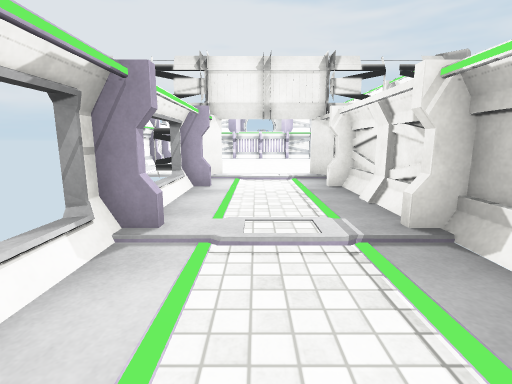
View 1 (above)

12 first-person views from a walk through a 3-D level made in the Unity game engine. The camera is 1.2 m above the floor, tilts 10° down and sees 85° across. The floor is counted in squares, 1 m on a side. Each view is taken from the middle of a square. On the plan, view 1 faces up. The plan holds only what a view shows up to about 13 squares ahead; the rest is blank. The place goes on beyond the plan. The player is left out. Door leaves are left out, so doorways stand open. Surface patterns are stand-ins for the level's own textures.

View 2
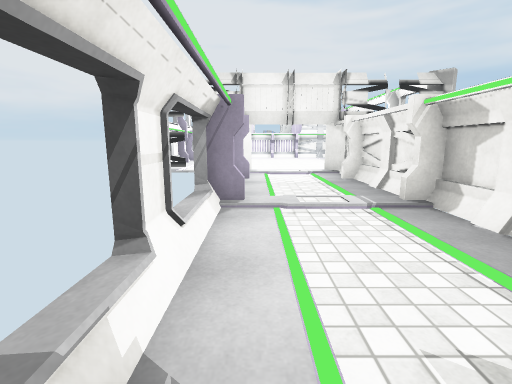

View 3
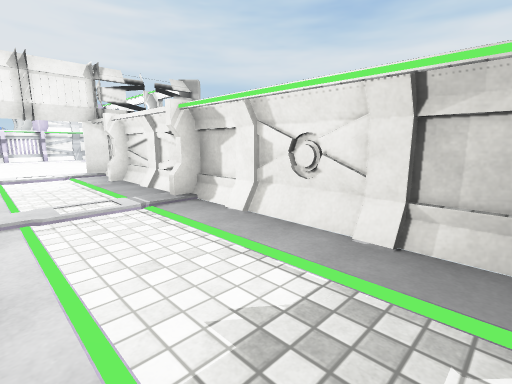

View 4
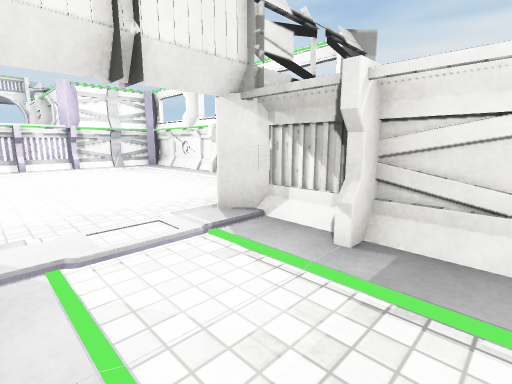

View 5
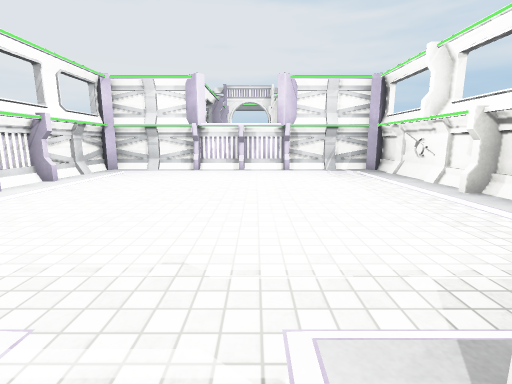

View 6
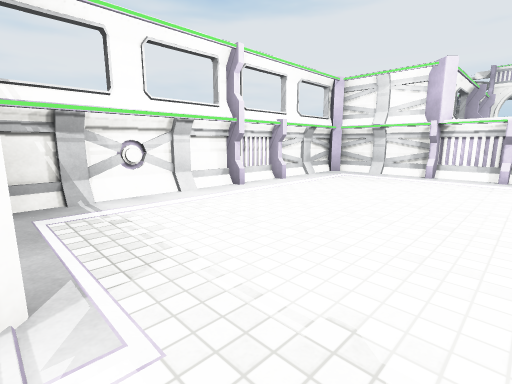

View 7
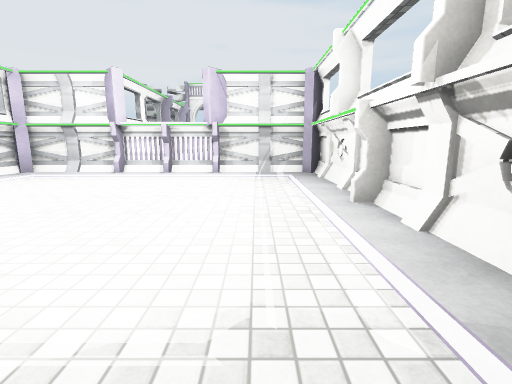

View 8
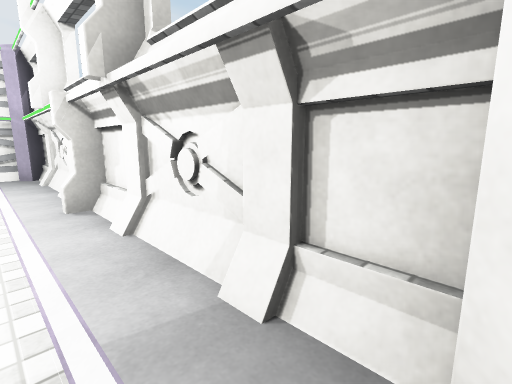

View 9
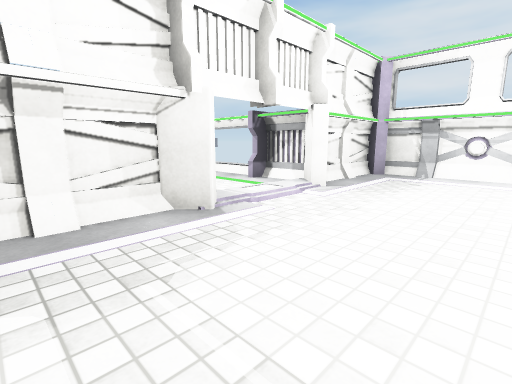

View 10
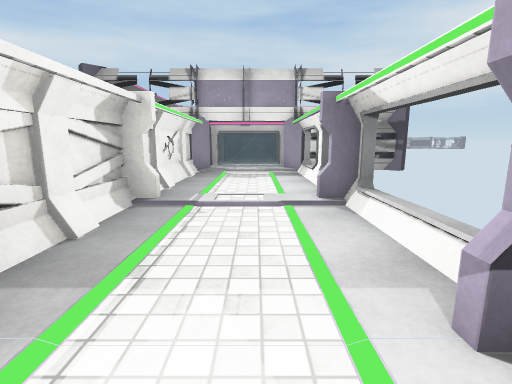

View 11
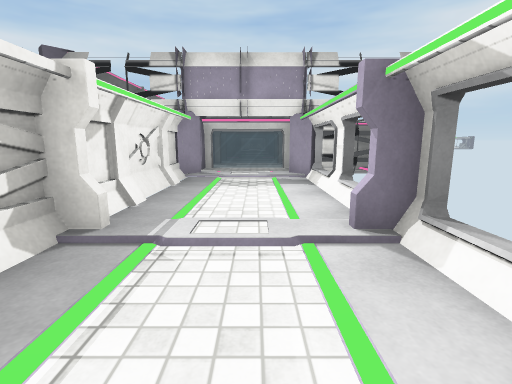

View 12
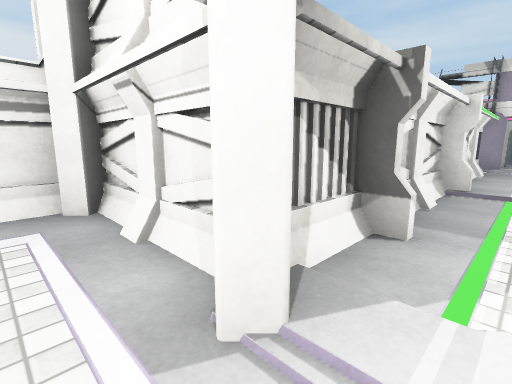

### Floor plan
Points are (right, up) in squares from view 1. A wall is a line through its corners. A room is listed if a view was taken in it or the views show most of it. See-through windows are left out.
Room 1 (views 1, 2, 3, 4, 5, 10, 11)
walls: (-1.1, 3.4) (-1.8, 3.4) (-1.8, -2.2) (-1.2, -2.8); (1.9, 3.6) (2.4, 3.6) (2.4, 4.5); (2.6, 3.6) (2.6, 9.1) (1.9, 9.8); (2.4, 5.3) (2.4, 5.8); (2.4, 1.5) (2.4, 2); (-1.1, 7.4) (-1.8, 7.4) (-1.8, 3.6) (-1.2, 3.6); (1.9, 7.6) (2.6, 7.6); (2.6, 7.4) (1.9, 7.4); (2.4, 0.3) (2.4, 0.8); (2.7, 8.2) (2.4, 8.7); (2.5, -0.6) (2.7, 0.5) (2.5, 1.6); (-1.7, 9) (-1.9, 8.6); (2.4, -1) (2.4, -0.5); (-1.2, 9.9) (-1.8, 9.2) (-1.8, 7.6) (-1.2, 7.6); (1.9, -2.8) (2.6, -2) (2.6, 3.4) (1.9, 3.4)
low walls: (2.6, -0.5) (2.4, 0.2)
ways out: opening at (1, 10) to room 2; gap at (-1, 10) to room 2
Room 2 (views 6, 7, 8, 9, 12)
walls: (-5.2, 15.6) (-5.8, 15.6) (-5.8, 10); (-5.2, 17.6) (-5.8, 17.6) (-5.8, 16.1); (-5.6, 17.4) (-5.9, 16.7); (-0.7, 21.8) (-1.2, 22); (-5.6, 14.2) (-5.6, 13.6); (1.7, 21.7) (1.2, 21.9) (0.7, 21.7); (-1.5, 10.2) (-1.2, 9.9); (0.2, 22) (-0.3, 21.8); (0.5, 22) (0.5, 21.3); (-1.7, 21.9) (-5.8, 21.9) (-5.8, 18.1); (2.2, 10.2) (2.8, 9.5) (6.2, 9.5); (-3.4, 21.5) (-3.9, 21.5); (6.5, 17.1) (6.5, 17.8); (6.6, 16.4) (6.6, 21.6); (-5.6, 20) (-5.6, 19.4); (6.5, 13.6) (6.5, 14.3); (-5.6, 11.7) (-5.6, 11.1); (4.6, 21.5) (4.1, 21.5); (6.5, 12.5) (6.5, 13); (6.7, 12.9) (6.5, 13.8); (6.5, 19.6) (6.5, 20.3); (-5.1, 21.5) (-5.5, 21.2); (6.5, 11.6) (6.7, 12.4); (-5.5, 10.2) (-5.2, 9.9); (6.2, 21.2) (5.9, 21.5); (6.5, 11.1) (6.5, 11.8); (6.1, 21.9) (-1.4, 21.9) (-1.4, 21.2); (-5.5, 9.5) (-2.5, 9.5); (5.9, 9.8) (6.2, 10.2); (6.6, 10) (6.6, 15.6) (5.9, 15.6)
low walls: (6.6, 13) (6.7, 13.7); (6.6, 11.7) (6.5, 12.4)
ways out: opening at (1, 10) to room 1; gap at (-1, 10) to room 1

Where each view was taken, in squares from view 1:
view 1: 0 up, 0 right, facing up
view 2: 2 down, 1 left, facing up
view 3: 2 down, 1 left, facing up-right
view 4: 6 up, 1 left, facing up-right
view 5: 9 up, 1 right, facing up
view 6: 10 up, 1 right, facing up-left
view 7: 10 up, 4 right, facing up
view 8: 10 up, 5 right, facing up-right
view 9: 14 up, 5 right, facing down-left
view 10: 9 up, 0 right, facing down
view 11: 7 up, 0 right, facing down
view 12: 11 up, 1 right, facing down-right
